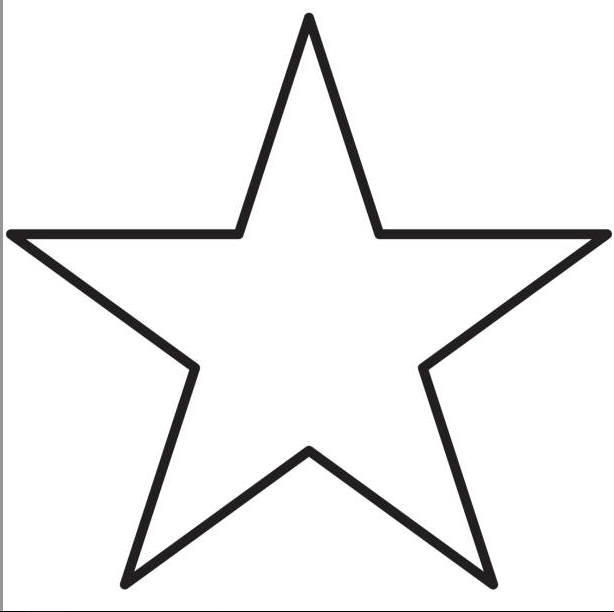
#> input picture star.png, 1228 x 1224 px (shown at 1/2 size)
$ python pngtomem.py
#> lines starting #> are read from the running program, lines starting #| are printed output that depends on the picture
import numpy as np
from PIL import Image

INPUT_IMAGE     = "star.png"
OUTPUT_MEM_FILE = "star.mem"

TARGET_SIZE     = (100, 100)
WRITE_OUTPUT    = True

BINARY_MODE     = False
THRESHOLD       = 0.5           # used only if BINARY_MODE = True

img = Image.open(INPUT_IMAGE).convert("RGB")
img = img.resize(TARGET_SIZE, Image.NEAREST)
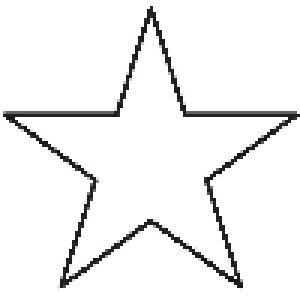
#> img: PIL image 100x100 RGB (shown 3 times larger); mean R, G, B 241.8, 241.6, 241.7
I = np.asarray(img, dtype=np.float32) / 255.0
gray = 0.299 * I[:, :, 0] + 0.587 * I[:, :, 1] + 0.114 * I[:, :, 2]

bw = 1.0 - gray
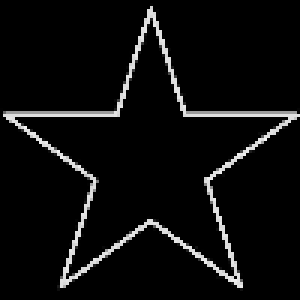
#> bw: shape (100, 100) float32 (shown 3 times larger); min 0, max 0.958, mean 0.0524

if BINARY_MODE:
    bw = (bw > THRESHOLD).astype(np.float32)

I = np.stack([bw, bw, bw], axis=2)


im = np.floor(I * 255 / 64).astype(np.uint8)  # each channel 0–3
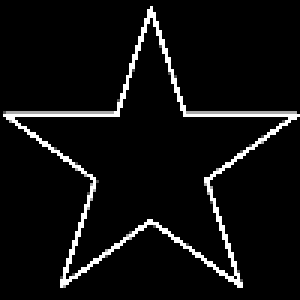
#> im: shape (100, 100, 3) (shown 3 times larger); min 0, max 3, mean 0.175; drawn with min black and max white

def print2bits(x: int) -> str:
    if x == 0:
        return "00"
    elif x == 1:
        return "01"
    elif x == 2:
        return "10"
    elif x == 3:
        return "11"
    else:
        return "ERROR"


if WRITE_OUTPUT:
    print("Writing output file:", OUTPUT_MEM_FILE)

    rows, cols, _ = im.shape
#> rows = 100; cols = 100
    print(f"MEM image size: {cols} x {rows} pixels")
#| MEM image size: 100 x 100 pixels

    with open(OUTPUT_MEM_FILE, "w") as fid:
        for row in range(rows):
            for col in range(cols):
                # Use the red channel (they're all the same)
                r = int(im[row, col, 0])
                fid.write(f"{print2bits(r)} ")
            fid.write("\n")

    print("Done.")
